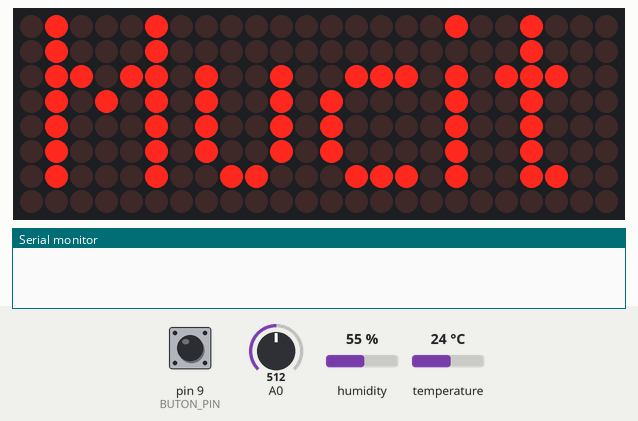
A sketch run on a simulated Arduino Uno, built with avr-gcc and run on an emulated ATmega328P. Shown: 24×8 LED matrix, the last lines printed to the serial monitor. The test bench sets the inputs (shaded band); at power-on: pin 9 (BUTON_PIN) LOW, temperature 24 °C, A0 = 512, humidity 55 %. The local clock reads 2024-03-15 10:24:30 at power-on unless the sketch sets it.

Above: at 1.2 s.
1.3 s: pin 9 (BUTON_PIN) pulled HIGH for 1 s
At 2.1 s:
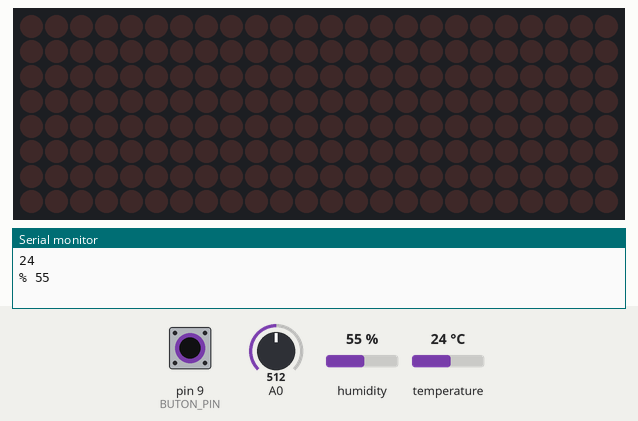
2.9 s: pin 9 (BUTON_PIN) pulled HIGH for 0.15 s
At 5.8 s:
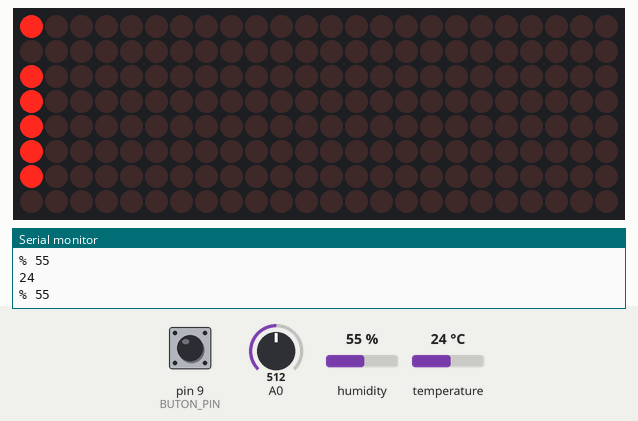
7.5 s: temperature set to 12 °C
At 14.6 s:
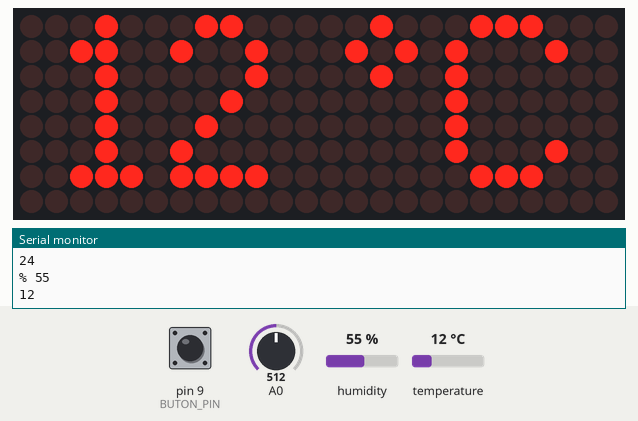
14.8 s: A0 set to 716
At 20.2 s:
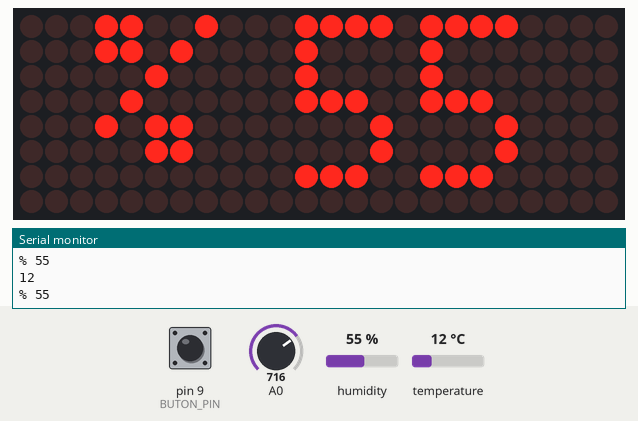
24.4 s: temperature set to 2 °C
At 42.8 s:
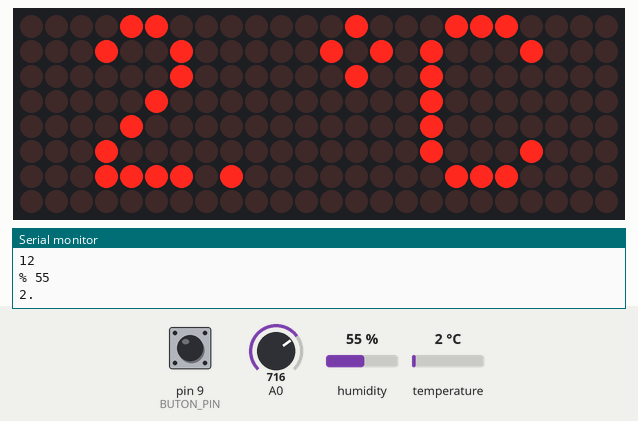

The sketch:

Led_saat.ino
```cpp
//MUCİT PİLOT 2020 // LedSaat v1.0 //
// Saat, Tarih, Gün, Sıcaklık ve Nem gösteren Led Saat Uygulaması
//LDR ile ortam ışığına göre ekran parklaklığı
//Buton ile gösterilen bilgiyi seçme
//RTC Modül olarak 1302 kullanılmıştır.
//Sıcaklık sensörü olarak DHT11 kullanılmıştır.

//gerekli kütüphaneler
#include <MD_Parola.h>
#include <MD_MAX72xx.h>
#include <SPI.h>
#include <virtuabotixRTC.h>
#include <avr/pgmspace.h>
#include <DHT.h>

//kendi oluşturduğumuz font dosyasını ekliyoruz
#include "Fonts_data.h"

//LED modül tanımlamaları ve PIN tanımlamaları
#define HARDWARE_TYPE MD_MAX72XX::GENERIC_HW  //kullanılan modül tipi. 4ü bir arada modeller için FC16_HW kullanın
#define MAX_DEVICES 3 //kaç modül bağlı olduğu
#define CLK_PIN   13 //pinler
#define DATA_PIN  11
#define CS_PIN    10
#define BUTON_PIN    9
#define DHT_PIN    2 //sicaklik sensörü hangi pine bağlı
#define DHTTYPE DHT11 //sensör tipi DHT11 veya DHT22

// bir sıcaklık-nem sensörü nesnesi oluşturduk
DHT sicakliksensor(DHT_PIN, DHTTYPE);

//saat nesnesini ve gerekli değişkenleri oluşturduk
virtuabotixRTC myRTC(6, 7, 8); //clk,dat,rst pinleri
char gunsay;
char gun[]="";
char tarih[11];
char saat[9];

// Bir adet Parola nesnesi yaratıyoruz
MD_Parola P = MD_Parola(HARDWARE_TYPE, CS_PIN, MAX_DEVICES);


// Kayan Yazı Paramatreleri
uint8_t scrollSpeed = 50;    // Kayma hızı, rakam küçüldükçe hız artar
//Giriş ve çıkışta kayma efektlerini seçin
textEffect_t scrollEffectin = PA_SCROLL_LEFT; //PA_SCROLL_LEFT,PA_SCROLL_RIGHT,PA_SCROLL_UP,PA_SCROLL_DOWN
textEffect_t scrollEffectout = PA_SCROLL_LEFT; //PA_SCROLL_LEFT,PA_SCROLL_RIGHT,PA_SCROLL_UP,PA_SCROLL_DOWN
//metin ne tarafa hizalanacak
textPosition_t scrollAlign = PA_CENTER;//PA_CENTER,PA_LEFT,PA_RIGHT
uint16_t scrollPause = 0; // Metin kaç milisaniye sabit olarak gösterimde kalacak

uint8_t  inFX, outFX; //giriş ve çıkışta uygulanacak efektler
textEffect_t  effect[] = //efektleri tuttuğumuz dizi
{

  //kütüphanede tanımlı efektler...
  PA_PRINT, //0
  PA_SCAN_HORIZ,//1
  PA_SCROLL_LEFT,//2
  PA_WIPE, //3
  PA_SCROLL_UP_LEFT,//4
  PA_SCROLL_UP,//5
  PA_OPENING_CURSOR,//6
  PA_GROW_UP,//7
  PA_MESH,//8
  PA_SCROLL_UP_RIGHT,//9
  PA_BLINDS,//10
  PA_CLOSING,//11
  PA_RANDOM,//12
  PA_GROW_DOWN,//13
  PA_SCAN_VERT,//14
  PA_SCROLL_DOWN_LEFT,//15
  PA_WIPE_CURSOR,//16
  PA_DISSOLVE,//17
  PA_OPENING,//18
  PA_CLOSING_CURSOR, //19
  PA_SCROLL_DOWN_RIGHT,//20
  PA_SCROLL_RIGHT,//21
  PA_SLICE,//22
  PA_SCROLL_DOWN,//23
};


#define	BUF_SIZE	75 //genel olarak kullanacağımız metin uzunluğu
char mesajyaz[BUF_SIZE]; //metinleri mesajyaz değişkeni ile yazdıracağız
const uint16_t WAIT_TIME = 0; //ilk açılış mesajı için yazının ekranda sabit bekleme süresi
String mesaj="Mucit Pilot LedSaat"; //ilk açılış mesajı
//ekran gösterim sıralaması ve menu butonu için gerekli değişkenleri tanımladık
int a=0;
int menu=0;

void setup()
{
  Serial.begin(57600);
  // Saat modülünü ilk aldığınızda bir seferlik doğru saati kaydetmek için:
  // saniye, dakika, saat, haftanin kacinci günü, ayın kaçıncı günü, ay, yıl olacak şekilde
 //myRTC.setDS1302Time(30, 22, 02, 3, 12, 8, 2020);  //komutunu çalıştırın sonra tekrar comment yapın veya silin
  P.begin();//parola kayan yazı nesnesini başlatıyoruz
  sicakliksensor.begin();//sicaklik sensörü nesnesini başlatıyoruz
  //mesajların gösterilmesi için gerekli ilk taımlamayı yaptık
  P.displayText(mesajyaz, scrollAlign, scrollSpeed, scrollPause, scrollEffectin, scrollEffectout); //inFX, outFX
  inFX=0; //açılış mesajının giriş çıkış efektlerini seçtik
  outFX=0;
  P.setIntensity(5);//açılış mesajının parlaklık seviyesini seçtik (0-15 arası)
  mesaj.toCharArray(mesajyaz,BUF_SIZE);//toCharArray komutu ile mesajı yazdırılabilecek tek karakterlerden oluşan char dizisine çevirdik //ÖNEMLİ
  P.setFont(kucukFont);//açılış mesajı için font tipi
  pinMode(BUTON_PIN, INPUT);//butonun pinmodunu tanımladık
}

void loop()
{
  while (digitalRead(BUTON_PIN)!=HIGH){  //butona basılmadığı sürece saat animasyonlarını oynat
  if(P.displayAnimate()) //animasyonlarımız bu satır ve displayReset komutu arasında oynar
  {

   menu=0; //buton sayacını sıfırlıyourz

    //LDR sensörden bilgiyi okuyoryuz
   int isik = analogRead(A0);
   int parlaklik=map(isik,0,1000,0,9);//okuduğumuz değeri 0-9 parlaklık aralığına uyarladık
   P.setIntensity(parlaklik); //bu parlaklığı animasyona yazdırdık
   P.setSpeed(100); // animasyondaki oynama hızını tanımladık

   myRTC.updateTime(); //RTC saat nesnesinden biligiyi aldık

   if (a==90){a=0;} //sayaç 90'a ulaşınca tekrar sıfırlıyoruz

   //bu kısımda sayacın 5' göre modunu alıp mod değerinin 0-1-2-3-4 olmasına göre 5 farklı metin içeriği gösterimini sıra ile oynatacağız
   if (a%5==0){

     saatyazdir();//ekrana saati yazdıran fonksiyonumuz
   }

   else if (a%5==1){
     P.setSpeed(75);
     tarihyazdir();//ekrana tarihi yazdıran fonksiyonumuz
   }
   else if (a%5==2){
    gunyazdir();//ekrana günü yazdıran fonksiyonumuz

   }

   else if (a%5==3){
    sicaklikyazdir();//ekrana sıcaklık yazdıran fonksiyonumuz

   }
   else {
     nemyazdir();//ekrana nemi yazdıran fonksiyonumuz

   }

   a++;//sayacı arttırdık

   P.displayReset(); //animasyonlar bu noktadan sonra tekrar yukarı başa dönecek

  }//if display animate'in sonu

  digitalRead(BUTON_PIN);//while içinde sonsuz dönmesin diye buton durumunu tekrar okuduk
 }//while'ın sonu

//bu kısımda butonun basılmasına göre yapılacak işlemleri hallediyoruz
 if (digitalRead(BUTON_PIN)==HIGH){ //eğer butona basılmış ise
  delay(100);//butona basmalarda sadece tek basma algılaması için koydum yoksa sayacı 2-3 arttırabilir.


  int sayi=menu%5;//menu sayacının değerinin de 5'e göre modunu aldık çünkü 5 bilgimiz var
  a=sayi+1;//butonu bırakınca yukarıda animasyona baştan başlaması için a sayacını sıfırladık
  P.displayClear();//ekranı temizledik çünkü butona bastığımız için yeni bilgi yazacağız
  switch (sayi){
     case 0 :
      menu++;//sayacı bir arttırdık
      saatyazdir();
    break;
     case 1 :
      menu++;//sayacı bir arttırdık
      tarihyazdir();
    break;
       case 2 :
       menu++;//sayacı bir arttırdık
      gunyazdir();
    break;
      case 3 :
      menu++;//sayacı bir arttırdık
      sicaklikyazdir();
    break;
      case 4 :
      menu++;//sayacı bir arttırdık
      nemyazdir();
    break;


    }
  P.displayReset(); //animasyonu başa döndürmek için
  }

}//void loop'un sonu


//Yardımcı Fonksiyonları tanımlıyoruz
//saati yazdırdığımız fonkisyon
void saatyazdir(){
  //saat hanesini al
  int myhour=myRTC.hours;
  String gecici1;
  //gelen veri tek haneli ise başına sıfır koymak için
  if (myhour < 10) {
    gecici1='0'+String(myhour);
    }
  else {gecici1=String(myhour);}
 // Serial.println(hourss);

  //dakika hanesini al
  int myminute=myRTC.minutes;
  String gecici2;
  //gelen veri tek haneli ise başına sıfır koymak için
  if (myminute < 10) {
    gecici2='0'+String(myminute);
    }
  else {gecici2=String(myminute);}
  //Serial.println(minutess);

  //saniye hanesini al
  int mysecond=myRTC.seconds;
  String gecici3;
  //gelen veri tek haneli ise başına sıfır koymak için
  if (mysecond < 10) {
    gecici3='0'+String(mysecond);
    }
  else {gecici3=String(mysecond);}
  //Serial.println(secondss);

 String tamsaat=gecici1+':'+gecici2;
 tamsaat.toCharArray(mesajyaz,BUF_SIZE);//oluşturduğumuz string metni Char dizisine çevirmeliyiz
 inFX=5; //giriş efekti
 outFX=23;//çıkış efekti
 P.setTextEffect(effect[inFX], effect[outFX]);//efektleri uygula
 P.setPause(5000); //metin ekrranda sabit kaç milisaniye kalacak

}

//tarihi yazdırdığımız fonkisyon
void tarihyazdir(){
  int myyear=myRTC.year;
  String gecici1=String(myyear);
  //gecici1=gecici1.substring(2,4);
  //Serial.println(years);

  int mymonth=myRTC.month;
  String gecici2;
  if (mymonth < 10) {
    gecici2='0'+String(mymonth);
    }
  else {gecici2=String(mymonth);}
  //Serial.println(months);

  int myday=myRTC.dayofmonth;
  String gecici3;
  if (myday < 10) {
    gecici3='0'+String(myday);
    }
  else {gecici3=String(myday);}
  //Serial.println(dayss);

 String tarih=gecici3+'.'+gecici2+'.'+gecici1;

 tarih.toCharArray(mesajyaz,BUF_SIZE);
 inFX=2;
 outFX=2;
 P.setTextEffect(effect[inFX], effect[outFX]);
 P.setPause(0);

}
//günü yazdırdığımız fonkisyon
void gunyazdir(){


  int myday=myRTC.dayofweek;
  String gun_gecici;
  switch (myday) {
    case 0 :
      gun_gecici="PAZAR";
    break;
    case 1:
      gun_gecici="PAZARTESi";
    break;
    case 2:
      gun_gecici="SALI";
    break;
    case 3:
      gun_gecici="CARSAMBA";
    break;
    case 4:
      gun_gecici="PERSEMBE";
    break;
    case 5:
      gun_gecici="CUMA";
    break;
    case 6:
      gun_gecici="CUMARTESi";
    break;
  }

 gun_gecici.toCharArray(mesajyaz,BUF_SIZE);
 inFX=21;
 outFX=21;
 P.setTextEffect(effect[inFX], effect[outFX]);
 P.setPause(0);

}


//sıcaklığı yazdırdığımız fonkisyon
void sicaklikyazdir(){

  float derece=sicakliksensor.readTemperature();
  String gecici1=String(derece);
  gecici1=gecici1.substring(0,2);//okunan değerin ilk iki hanesini almak için
  Serial.println(gecici1);

 String sicak=gecici1+' '+"°C";

 sicak.toCharArray(mesajyaz,BUF_SIZE);
 inFX=6;
 outFX=6;
 P.setTextEffect(effect[inFX], effect[outFX]);
 P.setPause(3000);

}
//nemi yazdırdığımız fonkisyon
void nemyazdir(){
  float nem=sicakliksensor.readHumidity();

  String gecici1=String(nem);
  gecici1=gecici1.substring(0,2);//ilk iki haneyi almak için

 String yuzde=String(char(37));//% işaretini yazdırabilmek için kullandım
 String nems=yuzde+' '+gecici1;
 Serial.println(nems);
 nems.toCharArray(mesajyaz,BUF_SIZE);
 inFX=13;
 outFX=7;
 P.setTextEffect(effect[inFX], effect[outFX]);
 P.setPause(3000);

}

//saat modülünüzün doğru bilgi okuyup okumaduğunu kontrol etmek için kullanabilirsiniz
//void zamanyazdir(){
//
//
//
////Serial.print(myRTC.dayofmonth);
//  Serial.println(myRTC.dayofweek);
//  Serial.print(myRTC.dayofmonth);
//  Serial.print("/");
//  Serial.print(myRTC.month);
//  Serial.print("/");
//  Serial.print(myRTC.year);
//  Serial.print("  ");
//  Serial.print(myRTC.hours);
//  Serial.print(":");
//  Serial.print(myRTC.minutes);
//  Serial.print(":");
//  Serial.println(myRTC.seconds);
////Serial.print(":");
////Serial.println(myRTC.dayofweek);
//
//}
```

Source omitted: Fonts_data.h (data table, 9373 bytes)

Measured:
- after the input at 1.3 s, the display: changes after 0.10 s (image 1)
- after the input at 2.9 s, the display: first changes after 0.10 s (image 2 shows a later state)
- after the input at 24.4 s, the display: first differs from a run without the input after 17.1 s (image 5 shows a later state)
- what the display in image 4 shows lasts 3.2 s, from 18.8 s to 22.0 s
